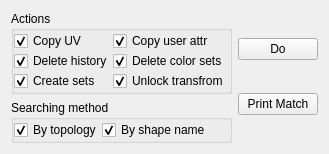
<?xml version="1.0" encoding="UTF-8"?>
<ui version="4.0">
 <class>transferAttrUv_QWidget</class>
 <widget class="QWidget" name="transferAttrUv_QWidget">
  <property name="geometry">
   <rect>
    <x>0</x>
    <y>0</y>
    <width>299</width>
    <height>124</height>
   </rect>
  </property>
  <property name="windowTitle">
   <string>Form</string>
  </property>
  <layout class="QHBoxLayout" name="horizontalLayout">
   <item>
    <layout class="QVBoxLayout" name="actionsCheckBox_verticalLayout">
     <property name="bottomMargin">
      <number>0</number>
     </property>
     <item>
      <widget class="QGroupBox" name="actions_groupBox">
       <property name="minimumSize">
        <size>
         <width>0</width>
         <height>0</height>
        </size>
       </property>
       <property name="title">
        <string>Actions</string>
       </property>
       <layout class="QVBoxLayout" name="actions_verticalLayout">
        <property name="spacing">
         <number>0</number>
        </property>
        <property name="margin">
         <number>0</number>
        </property>
        <item>
         <widget class="QWidget" name="actions_gridWidget" native="true">
          <property name="minimumSize">
           <size>
            <width>0</width>
            <height>0</height>
           </size>
          </property>
          <layout class="QGridLayout" name="actions_gridLayout">
           <property name="margin">
            <number>0</number>
           </property>
           <property name="spacing">
            <number>0</number>
           </property>
           <item row="0" column="0">
            <widget class="QCheckBox" name="copy_uv_checkBox">
             <property name="sizePolicy">
              <sizepolicy hsizetype="Fixed" vsizetype="Fixed">
               <horstretch>0</horstretch>
               <verstretch>0</verstretch>
              </sizepolicy>
             </property>
             <property name="minimumSize">
              <size>
               <width>0</width>
               <height>0</height>
              </size>
             </property>
             <property name="text">
              <string>Copy UV</string>
             </property>
             <property name="checked">
              <bool>true</bool>
             </property>
            </widget>
           </item>
           <item row="3" column="0">
            <widget class="QCheckBox" name="delete_history_checkBox">
             <property name="sizePolicy">
              <sizepolicy hsizetype="Fixed" vsizetype="Fixed">
               <horstretch>0</horstretch>
               <verstretch>0</verstretch>
              </sizepolicy>
             </property>
             <property name="minimumSize">
              <size>
               <width>0</width>
               <height>0</height>
              </size>
             </property>
             <property name="text">
              <string>Delete history</string>
             </property>
             <property name="checked">
              <bool>true</bool>
             </property>
            </widget>
           </item>
           <item row="5" column="1">
            <widget class="QCheckBox" name="unlock_tr_checkBox">
             <property name="minimumSize">
              <size>
               <width>0</width>
               <height>0</height>
              </size>
             </property>
             <property name="text">
              <string>Unlock transfrom</string>
             </property>
             <property name="checked">
              <bool>true</bool>
             </property>
            </widget>
           </item>
           <item row="3" column="1">
            <widget class="QCheckBox" name="delete_color_sets_checkBox">
             <property name="minimumSize">
              <size>
               <width>0</width>
               <height>0</height>
              </size>
             </property>
             <property name="text">
              <string>Delete color sets</string>
             </property>
             <property name="checked">
              <bool>true</bool>
             </property>
            </widget>
           </item>
           <item row="5" column="0">
            <widget class="QCheckBox" name="create_sets_checkBox">
             <property name="sizePolicy">
              <sizepolicy hsizetype="Fixed" vsizetype="Fixed">
               <horstretch>0</horstretch>
               <verstretch>0</verstretch>
              </sizepolicy>
             </property>
             <property name="minimumSize">
              <size>
               <width>0</width>
               <height>0</height>
              </size>
             </property>
             <property name="text">
              <string>Create sets</string>
             </property>
             <property name="checked">
              <bool>true</bool>
             </property>
            </widget>
           </item>
           <item row="0" column="1">
            <widget class="QCheckBox" name="copy_attr_checkBox">
             <property name="minimumSize">
              <size>
               <width>0</width>
               <height>0</height>
              </size>
             </property>
             <property name="text">
              <string>Copy user attr</string>
             </property>
             <property name="checked">
              <bool>true</bool>
             </property>
            </widget>
           </item>
          </layout>
         </widget>
        </item>
       </layout>
      </widget>
     </item>
     <item>
      <widget class="QGroupBox" name="searchingMethod_groupBox">
       <property name="minimumSize">
        <size>
         <width>0</width>
         <height>0</height>
        </size>
       </property>
       <property name="title">
        <string>Searching method</string>
       </property>
       <layout class="QHBoxLayout">
        <property name="spacing">
         <number>0</number>
        </property>
        <property name="margin">
         <number>0</number>
        </property>
        <item>
         <widget class="QCheckBox" name="search_by_topology_checkBox">
          <property name="sizePolicy">
           <sizepolicy hsizetype="Fixed" vsizetype="Fixed">
            <horstretch>0</horstretch>
            <verstretch>0</verstretch>
           </sizepolicy>
          </property>
          <property name="minimumSize">
           <size>
            <width>0</width>
            <height>0</height>
           </size>
          </property>
          <property name="text">
           <string>By topology</string>
          </property>
          <property name="checked">
           <bool>true</bool>
          </property>
         </widget>
        </item>
        <item>
         <widget class="QCheckBox" name="search_by_shape_checkBox">
          <property name="sizePolicy">
           <sizepolicy hsizetype="Minimum" vsizetype="Fixed">
            <horstretch>0</horstretch>
            <verstretch>0</verstretch>
           </sizepolicy>
          </property>
          <property name="minimumSize">
           <size>
            <width>0</width>
            <height>0</height>
           </size>
          </property>
          <property name="text">
           <string>By shape name</string>
          </property>
          <property name="checked">
           <bool>true</bool>
          </property>
         </widget>
        </item>
       </layout>
      </widget>
     </item>
    </layout>
   </item>
   <item>
    <layout class="QVBoxLayout" name="verticalLayout">
     <item>
      <widget class="QPushButton" name="render_char_build_button">
       <property name="text">
        <string>Do</string>
       </property>
      </widget>
     </item>
     <item>
      <widget class="QPushButton" name="print_match_pushButton">
       <property name="text">
        <string>Print Match</string>
       </property>
      </widget>
     </item>
    </layout>
   </item>
  </layout>
 </widget>
 <resources/>
 <connections/>
</ui>
